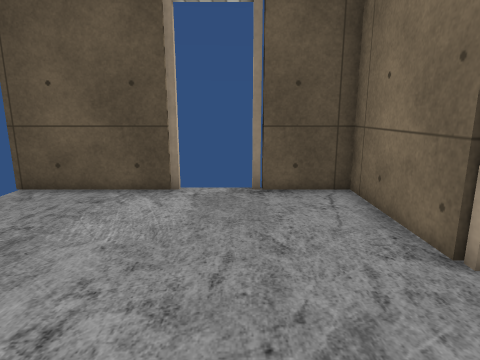
View 1 (above)

12 first-person views from a walk through a Unity game level. The camera is 1.2 m above the floor, tilts 12° down and sees 75° across. The floor is counted in squares, 0.5 m on a side. Each view is taken from the middle of a square. On the plan, view 1 faces up. The plan holds only what a view shows up to about 19 squares ahead; the rest is blank. The place goes on beyond the plan. Door leaves are left out, so doorways stand open. Some surface patterns are stand-ins.

View 2
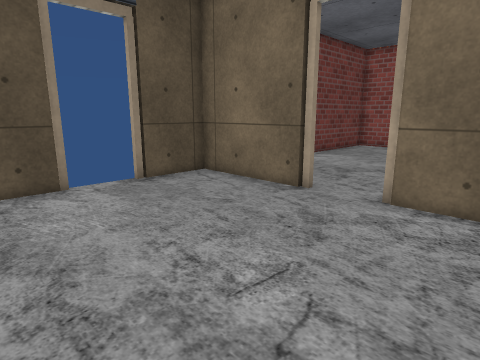

View 3
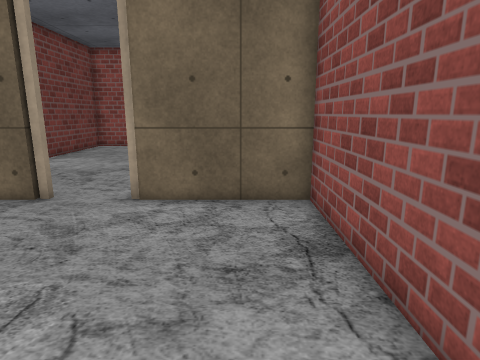

View 4
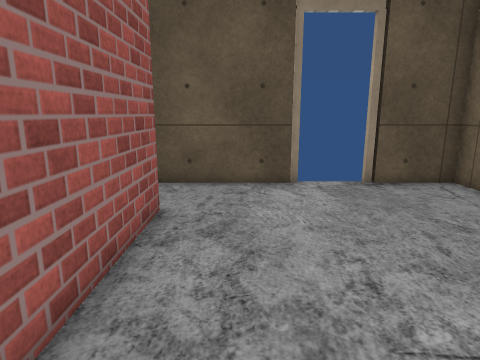

View 5
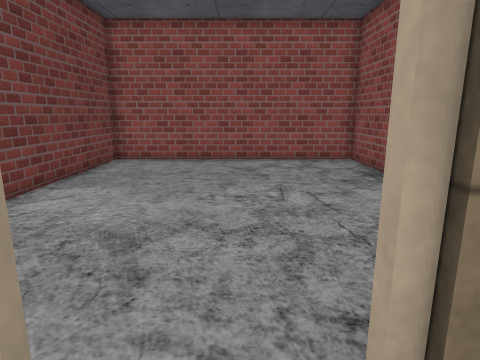

View 6
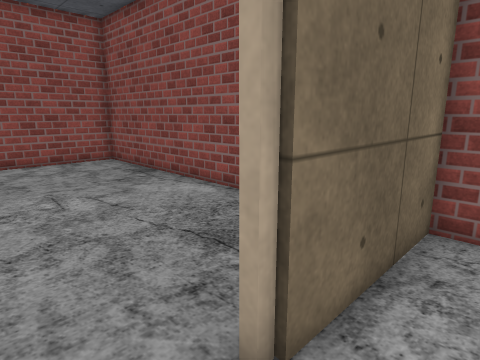

View 7
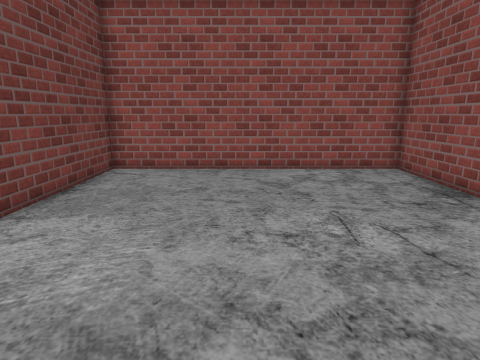

View 8
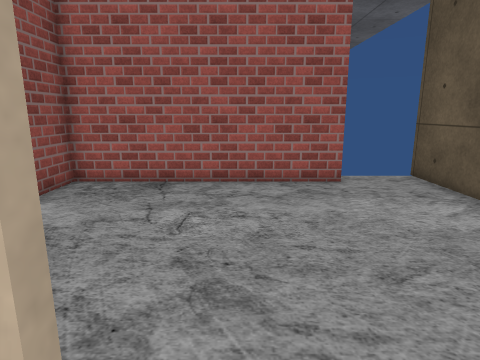

View 9
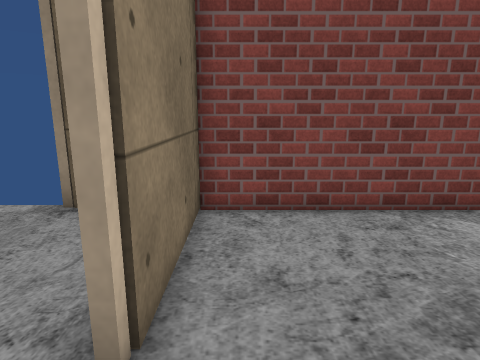

View 10
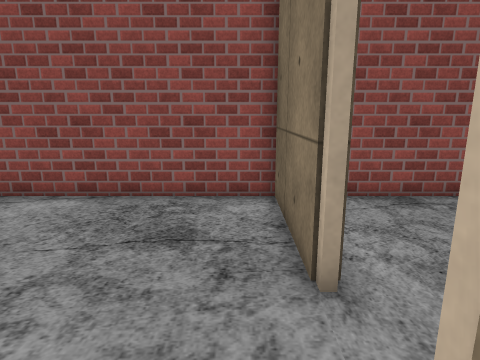

View 11
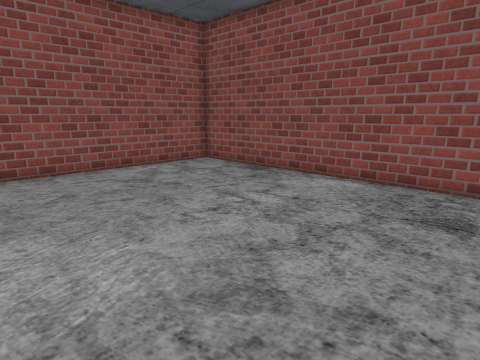

View 12
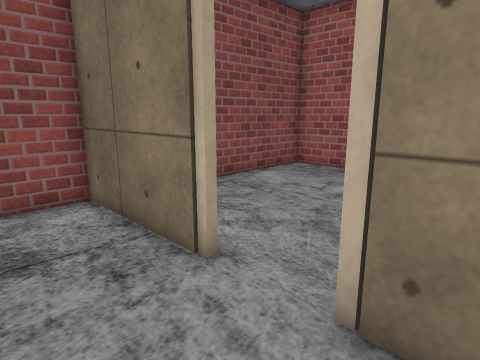

### Floor plan
Ten units are one square. View 1 is at (0, 0); x grows to the right and y downward. Boxes are objects, and circles mark ways between rooms. Rooms are numbered by the first view taken in them; rooms with no view inside come last. Other rooms are left out.
<svg viewBox="-77 -105 269 140">
<path fill="none" stroke="#000" d="M35 -44 35 -98 4 -98M-60 -68 -60 30 35 30 35 -21M-19 -98 -72 -98M40 -21 40 30 187 30 187 -98 40 -98 40 -44"/>
<circle cx="36" cy="-32" r="3" fill="#2a7"/>
<text x="-10" y="-40">1</text>
<text x="110" y="-40">2</text>
</svg>
Room 1 opens to room 2.

Where each view was taken, in squares from view 1:
view 1: 0 up, 0 right, facing up
view 2: 1 down, 5 left, facing up-right
view 3: 1 down, 5 left, facing right
view 4: 1 down, 4 left, facing up
view 5: 3 up, 2 right, facing right
view 6: 4 up, 2 right, facing down-right
view 7: 4 up, 5 right, facing right
view 8: 3 up, 5 right, facing left
view 9: 2 up, 5 right, facing up
view 10: 6 up, 5 right, facing down
view 11: 8 up, 5 right, facing down-right
view 12: 6 up, 7 right, facing down-left
